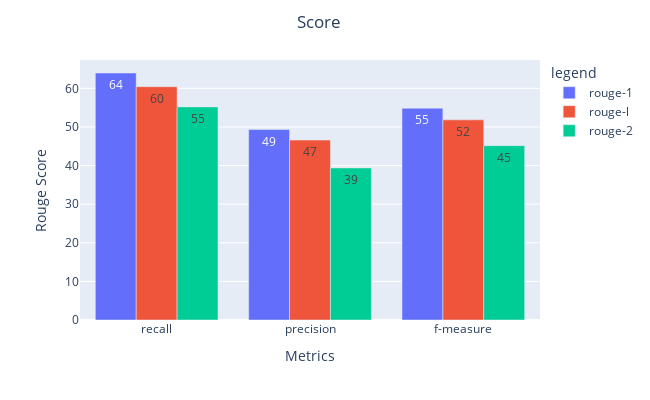

Notebook code cell kept with this figure:
### Markdown cell above
![newplot.png](attachment:41c6ca4b-c8d5-43ae-a9f3-4436725df739.png)

### Code cell
fig = px.bar(BartRouge*100, x=BartRouge.index, y=BartRouge.columns,
             barmode='group',
             text_auto='.2s',
             labels={
                     "Algo": "Algorithms",
                     "value": "Rouge Score",
                     "variable": "legend",
                     'index': "Metrics"
                 })
fig.update_layout( width=650,
                  height=400,
                title={
                  'text': "Score",
                  'y':.96,
                  'x':0.49,
                  'xanchor': 'center',
                  'yanchor': 'top'})


fig.write_html(path + 'IndicBART_plot.html')
# fig.write_image(path + 'IndicBART_plot.png')
fig.show()

### Figure 1 — Plotly figure (JSON) as saved in the notebook; plotly's stock layout.template omitted (floating-point values rounded to 4 significant figures)
{"data": [{"alignmentgroup": "True", "hovertemplate": "legend=rouge-1<br>Metrics=%{x}<br>Rouge Score=%{y}<extra></extra>", "legendgroup": "rouge-1", "marker": {"color": "#636efa", "pattern": {"shape": ""}}, "name": "rouge-1", "offsetgroup": "rouge-1", "orientation": "v", "showlegend": true, "textposition": "auto", "texttemplate": "%{y:.2s}", "x": ["recall", "precision", "f-measure"], "xaxis": "x", "y": [63.97, 49.32, 54.86], "yaxis": "y", "type": "bar"}, {"alignmentgroup": "True", "hovertemplate": "legend=rouge-l<br>Metrics=%{x}<br>Rouge Score=%{y}<extra></extra>", "legendgroup": "rouge-l", "marker": {"color": "#EF553B", "pattern": {"shape": ""}}, "name": "rouge-l", "offsetgroup": "rouge-l", "orientation": "v", "showlegend": true, "textposition": "auto", "texttemplate": "%{y:.2s}", "x": ["recall", "precision", "f-measure"], "xaxis": "x", "y": [60.43, 46.6, 51.83], "yaxis": "y", "type": "bar"}, {"alignmentgroup": "True", "hovertemplate": "legend=rouge-2<br>Metrics=%{x}<br>Rouge Score=%{y}<extra></extra>", "legendgroup": "rouge-2", "marker": {"color": "#00cc96", "pattern": {"shape": ""}}, "name": "rouge-2", "offsetgroup": "rouge-2", "orientation": "v", "showlegend": true, "textposition": "auto", "texttemplate": "%{y:.2s}", "x": ["recall", "precision", "f-measure"], "xaxis": "x", "y": [55.2, 39.38, 45.15], "yaxis": "y", "type": "bar"}], "layout": {"xaxis": {"anchor": "y", "domain": [0, 1], "title": {"text": "Metrics"}}, "yaxis": {"anchor": "x", "domain": [0, 1], "title": {"text": "Rouge Score"}}, "legend": {"title": {"text": "legend"}, "tracegroupgap": 0}, "margin": {"t": 60}, "barmode": "group", "title": {"text": "Score", "y": 0.96, "x": 0.49, "xanchor": "center", "yanchor": "top"}, "width": 650, "height": 400}}
